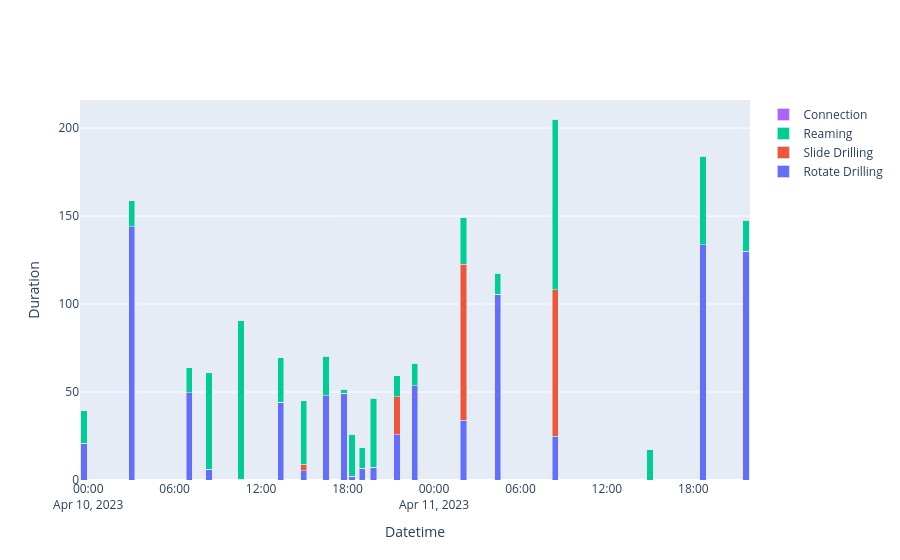

Notebook code for this chart:
### Code cell
# Create a new Plotly figure
fig = go.Figure()
bar_width = 60*60*60*10
for DurationCols in [ 'Rotate Drilling', 'Slide Drilling', 'Reaming', 'Connection']:
    # DurationCols = DurationCols.replace(' ', '').replace('Duration', '')
    
    fig.add_trace(go.Bar(
        x=grouped_df['EndDateTime'],
        y=grouped_df[DurationCols.replace(' ', '') + "Duration"],
        name=DurationCols,
        # marker_color='blue',  # You can choose a color
        #  width=bar_width 
    ))


# Update the layout
fig.update_layout(
    barmode='stack',  # This will group the bars side by side at each x-value (datetime)
    xaxis_title='Datetime',
    yaxis_title='Duration',
    xaxis=dict(type='date')  # Ensuring x-axis is treated as date
)
fig.show()

### Figure 1 — Plotly figure (JSON) as saved in the notebook; plotly's stock layout.template omitted (floating-point values rounded to 4 significant figures)
{"data": [{"name": "Rotate Drilling", "type": "bar", "x": ["2023-04-09 23:42:10", "2023-04-10 18:18:20", "2023-04-10 19:01:00", "2023-04-10 19:48:35", "2023-04-10 21:25:55", "2023-04-10 22:39:25", "2023-04-11 02:03:00", "2023-04-11 04:25:40", "2023-04-11 08:24:30", "2023-04-11 14:59:25", "2023-04-11 18:40:35", "2023-04-10 03:01:15", "2023-04-11 21:39:35", "2023-04-10 07:01:00", "2023-04-10 08:23:35", "2023-04-10 10:36:15", "2023-04-10 13:22:05", "2023-04-10 14:57:40", "2023-04-10 16:30:00", "2023-04-10 17:45:35"], "y": [20.91, 2, 6.6, 7.27, 25.76, 53.57, 34, 105.6, 24.75, 0, 133.7, 143.9, 130, 49.5, 6.18, 0.34, 44.33, 5.25, 47.83, 49.33]}, {"name": "Slide Drilling", "type": "bar", "x": ["2023-04-09 23:42:10", "2023-04-10 18:18:20", "2023-04-10 19:01:00", "2023-04-10 19:48:35", "2023-04-10 21:25:55", "2023-04-10 22:39:25", "2023-04-11 02:03:00", "2023-04-11 04:25:40", "2023-04-11 08:24:30", "2023-04-11 14:59:25", "2023-04-11 18:40:35", "2023-04-10 03:01:15", "2023-04-11 21:39:35", "2023-04-10 07:01:00", "2023-04-10 08:23:35", "2023-04-10 10:36:15", "2023-04-10 13:22:05", "2023-04-10 14:57:40", "2023-04-10 16:30:00", "2023-04-10 17:45:35"], "y": [0.08, 0, 0, 0, 21.5, 0.08, 88.59, 0, 83.5, 0, 0.08, 0, 0, 0, 0, 0, 0, 3.61, 0, 0]}, {"name": "Reaming", "type": "bar", "x": ["2023-04-09 23:42:10", "2023-04-10 18:18:20", "2023-04-10 19:01:00", "2023-04-10 19:48:35", "2023-04-10 21:25:55", "2023-04-10 22:39:25", "2023-04-11 02:03:00", "2023-04-11 04:25:40", "2023-04-11 08:24:30", "2023-04-11 14:59:25", "2023-04-11 18:40:35", "2023-04-10 03:01:15", "2023-04-11 21:39:35", "2023-04-10 07:01:00", "2023-04-10 08:23:35", "2023-04-10 10:36:15", "2023-04-10 13:22:05", "2023-04-10 14:57:40", "2023-04-10 16:30:00", "2023-04-10 17:45:35"], "y": [18.25, 23.83, 11.83, 39.18, 12.07, 12.83, 26.59, 11.99, 96.91, 17.17, 50.25, 14.75, 17.67, 14.25, 54.75, 90.08, 25.25, 36.25, 22.41, 2.17]}, {"name": "Connection", "type": "bar", "x": ["2023-04-09 23:42:10", "2023-04-10 18:18:20", "2023-04-10 19:01:00", "2023-04-10 19:48:35", "2023-04-10 21:25:55", "2023-04-10 22:39:25", "2023-04-11 02:03:00", "2023-04-11 04:25:40", "2023-04-11 08:24:30", "2023-04-11 14:59:25", "2023-04-11 18:40:35", "2023-04-10 03:01:15", "2023-04-11 21:39:35", "2023-04-10 07:01:00", "2023-04-10 08:23:35", "2023-04-10 10:36:15", "2023-04-10 13:22:05", "2023-04-10 14:57:40", "2023-04-10 16:30:00", "2023-04-10 17:45:35"], "y": [0, 0, 0, 0, 0, 0, 0, 0, 0, 0, 0, 0, 0, 0, 0, 0, 0, 0, 0, 0]}], "layout": {"barmode": "stack", "xaxis": {"title": {"text": "Datetime"}, "type": "date"}, "yaxis": {"title": {"text": "Duration"}}}}
